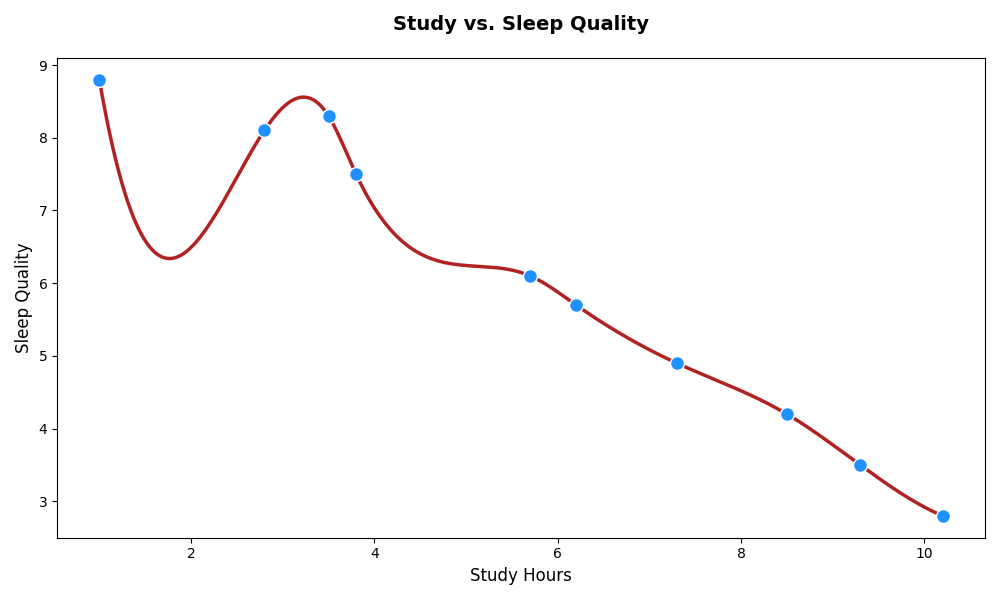

Reproduce this figure in Python.
import numpy as np
import matplotlib.pyplot as plt
from scipy.interpolate import make_interp_spline

study_hours = np.array([1.0, 2.8, 3.5, 3.8, 5.7, 6.2, 7.3, 8.5, 9.3, 10.2])
sleep_quality = np.array([8.8, 8.1, 8.3, 7.5, 6.1, 5.7, 4.9, 4.2, 3.5, 2.8])

x_smooth = np.linspace(study_hours.min(), study_hours.max(), 300)
spline = make_interp_spline(study_hours, sleep_quality, k=3)
y_smooth = spline(x_smooth)

plt.figure(figsize=(10, 6))
plt.scatter(study_hours, sleep_quality, color='dodgerblue', s=100, edgecolor='white', zorder=5)
plt.plot(x_smooth, y_smooth, color='firebrick', lw=2.5, zorder=4)

plt.title('Study vs. Sleep Quality', fontsize=14, weight='bold', pad=20)
plt.xlabel('Study Hours', fontsize=12)
plt.ylabel('Sleep Quality', fontsize=12)

plt.tight_layout()
plt.show()
